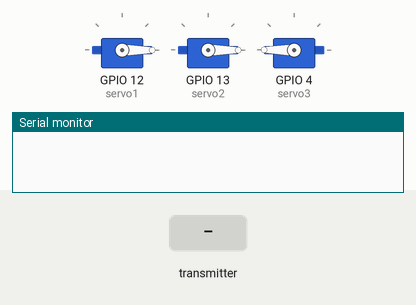
This sketch was run on a simulated ESP8266 (NodeMCU). Shown: 3 × servo, the last lines printed to the serial monitor. The test bench sets the inputs (shaded band).

Above: at 1.2 s.
1.3 s: the transmitter starts sending x = 256
At 1.6 s:
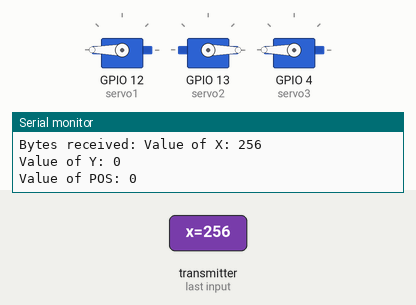
2.8 s: the transmitter starts sending y = 256
At 3.9 s:
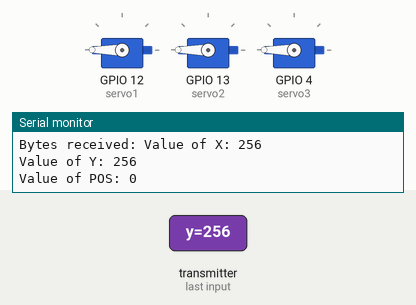
4.3 s: the transmitter starts sending flex = 1023
At 5.1 s:
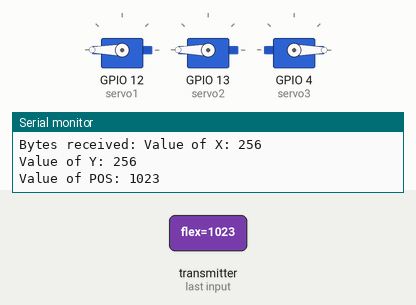
5.8 s: the transmitter starts sending x = 0
At 6.2 s:
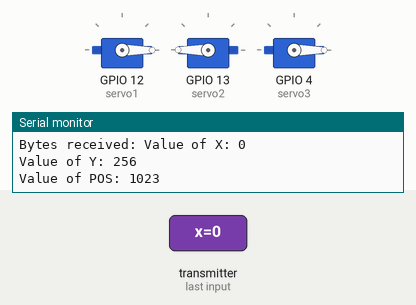
7.3 s: the transmitter starts sending y = 512
At 8.5 s:
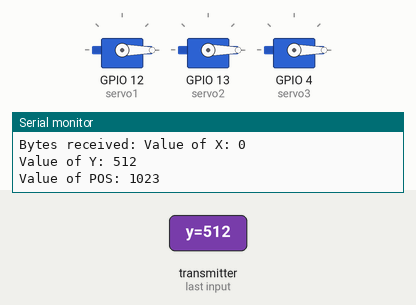
8.8 s: the transmitter starts sending x = 1023
At 9.7 s:
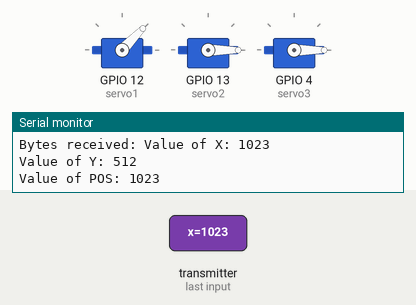
Timing chart, 0 to 11.3 s (numbered marks = the images above; inputs shaded):
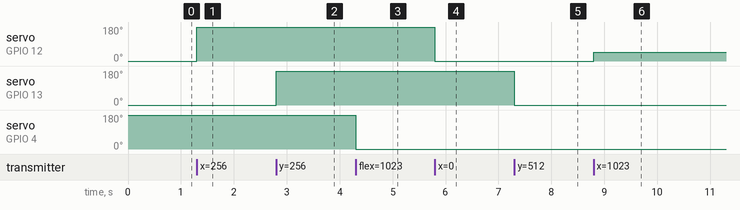

Measured:
- after the input at 1.3 s, servo on GPIO 12 (servo1): 0° → 180° at once
- after the input at 2.8 s, servo on GPIO 13 (servo2): 0° → 180° at once
- after the input at 4.3 s, servo on GPIO 4 (servo3): 180° → 0° at once
- after the input at 5.8 s, servo on GPIO 12 (servo1): 180° → 0° at once
- after the input at 7.3 s, servo on GPIO 13 (servo2): 180° → 0° at once
- after the input at 8.8 s, servo on GPIO 12 (servo1): 0° → 46° at once

The sketch:

RecieverRobot.ino
```cpp
#include <ESP8266WiFi.h>
#include <espnow.h>
#include<Servo.h>
Servo servo1,servo2,servo3;
typedef struct struct_message {
    int x;
    int y;
    int flex;
} struct_message;

// Create a struct_message called myData
struct_message myData;


void OnDataRecv(uint8_t * mac, uint8_t *incomingData, uint8_t len) {
  memcpy(&myData, incomingData, sizeof(myData));
  Serial.print("Bytes received: ");
  Serial.print("Value of X: ");
  Serial.println(myData.x);
  Serial.print("Value of Y: ");
  Serial.println(myData.y);
  Serial.print("Value of POS: ");
  Serial.println(myData.flex);
}
void setup() {
  // Initialize Serial Monitor
  Serial.begin(115200);
  servo1.attach(12); //D6
  servo2.attach(13); //D7
  servo3.attach(4); //D4
  // Set device as a Wi-Fi Station
  WiFi.mode(WIFI_STA);
  servo1.write(0);
  servo2.write(0);
  servo3.write(0);

  // Init ESP-NOW
  if (esp_now_init() != 0) {
    Serial.println("Error initializing ESP-NOW");
    return;


  }

  // Once ESPNow is successfully Init, we will register for recv CB to
  // get recv packer info
  esp_now_set_self_role(ESP_NOW_ROLE_SLAVE);
  esp_now_register_recv_cb(OnDataRecv);
}

void loop() {
  servo1.write(myData.x);
  servo2.write(myData.y);
  if(myData.flex<900){
    servo3.write(180);
  }
  else{
    servo3.write(0);
  }
}
  // put your main code here, to run repeatedly:
```
